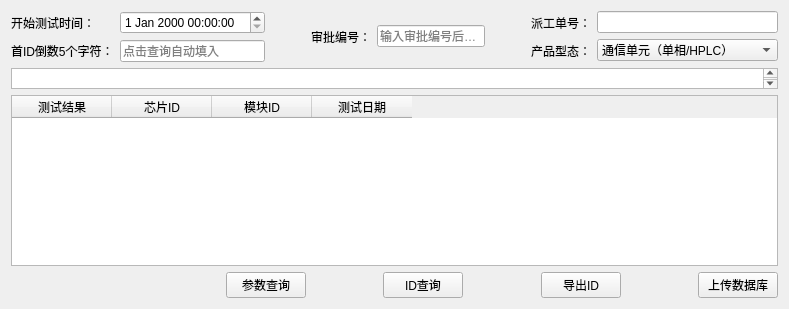
      <widget class="QWidget" name="tab_3">
       <attribute name="title">
        <string>3105 CCO对应关系导出</string>
       </attribute>
       <layout class="QVBoxLayout" name="verticalLayout_51">
        <item>
         <layout class="QHBoxLayout" name="horizontalLayout_44">
          <item>
           <layout class="QHBoxLayout" name="horizontalLayout_45">
            <item>
             <layout class="QVBoxLayout" name="verticalLayout_41">
              <item>
               <widget class="QLabel" name="lb_start_datetime_3105">
                <property name="text">
                 <string>开始测试时间：</string>
                </property>
               </widget>
              </item>
              <item>
               <widget class="QLabel" name="lb_id_3105">
                <property name="text">
                 <string>首ID倒数5个字符：</string>
                </property>
               </widget>
              </item>
             </layout>
            </item>
            <item>
             <layout class="QVBoxLayout" name="verticalLayout_42">
              <item>
               <widget class="QDateTimeEdit" name="value_start_datetime_3105">
                <property name="maximumDateTime">
                 <datetime>
                  <hour>23</hour>
                  <minute>59</minute>
                  <second>59</second>
                  <year>9999</year>
                  <month>12</month>
                  <day>31</day>
                 </datetime>
                </property>
               </widget>
              </item>
              <item>
               <widget class="QLineEdit" name="value_id_3105">
                <property name="text">
                 <string/>
                </property>
                <property name="placeholderText">
                 <string>点击查询自动填入</string>
                </property>
               </widget>
              </item>
             </layout>
            </item>
           </layout>
          </item>
          <item>
           <spacer name="horizontalSpacer_71">
            <property name="orientation">
             <enum>Qt::Horizontal</enum>
            </property>
            <property name="sizeHint" stdset="0">
             <size>
              <width>40</width>
              <height>20</height>
             </size>
            </property>
           </spacer>
          </item>
          <item>
           <widget class="QLabel" name="label_4">
            <property name="text">
             <string>审批编号：</string>
            </property>
           </widget>
          </item>
          <item>
           <widget class="QLineEdit" name="le_approval_no_3105">
            <property name="placeholderText">
             <string>输入审批编号后6位</string>
            </property>
           </widget>
          </item>
          <item>
           <spacer name="horizontalSpacer_72">
            <property name="orientation">
             <enum>Qt::Horizontal</enum>
            </property>
            <property name="sizeHint" stdset="0">
             <size>
              <width>40</width>
              <height>20</height>
             </size>
            </property>
           </spacer>
          </item>
          <item>
           <layout class="QHBoxLayout" name="horizontalLayout_46">
            <item>
             <layout class="QVBoxLayout" name="verticalLayout_43">
              <item>
               <widget class="QLabel" name="lb_oder_3105">
                <property name="text">
                 <string>派工单号：</string>
                </property>
               </widget>
              </item>
              <item>
               <widget class="QLabel" name="lb_prod_type_3105">
                <property name="text">
                 <string>产品型态：</string>
                </property>
               </widget>
              </item>
             </layout>
            </item>
            <item>
             <layout class="QVBoxLayout" name="verticalLayout_44">
              <item>
               <widget class="QLineEdit" name="value_order_3105">
                <property name="text">
                 <string/>
                </property>
               </widget>
              </item>
              <item>
               <widget class="QComboBox" name="cb_prod_type_3105">
                <item>
                 <property name="text">
                  <string>通信单元（单相/HPLC）</string>
                 </property>
                </item>
                <item>
                 <property name="text">
                  <string>通信单元（三相/HPLC）</string>
                 </property>
                </item>
                <item>
                 <property name="text">
                  <string>通信单元（集中器I型/HPLC）</string>
                 </property>
                </item>
                <item>
                 <property name="text">
                  <string>通信单元（I采/HPLC）</string>
                 </property>
                </item>
                <item>
                 <property name="text">
                  <string>II型采集器（HPLC）</string>
                 </property>
                </item>
               </widget>
              </item>
             </layout>
            </item>
           </layout>
          </item>
         </layout>
        </item>
        <item>
         <widget class="QTextBrowser" name="textBrowser_3105">
          <property name="enabled">
           <bool>true</bool>
          </property>
          <property name="sizePolicy">
           <sizepolicy hsizetype="Expanding" vsizetype="Ignored">
            <horstretch>0</horstretch>
            <verstretch>1</verstretch>
           </sizepolicy>
          </property>
         </widget>
        </item>
        <item>
         <widget class="QTableWidget" name="tableWidget_3105">
          <property name="sizePolicy">
           <sizepolicy hsizetype="Expanding" vsizetype="Expanding">
            <horstretch>0</horstretch>
            <verstretch>8</verstretch>
           </sizepolicy>
          </property>
          <column>
           <property name="text">
            <string>测试结果</string>
           </property>
          </column>
          <column>
           <property name="text">
            <string>芯片ID</string>
           </property>
          </column>
          <column>
           <property name="text">
            <string>模块ID</string>
           </property>
          </column>
          <column>
           <property name="text">
            <string>测试日期</string>
           </property>
          </column>
         </widget>
        </item>
        <item>
         <layout class="QHBoxLayout" name="horizontalLayout_47">
          <item>
           <spacer name="horizontalSpacer_73">
            <property name="orientation">
             <enum>Qt::Horizontal</enum>
            </property>
            <property name="sizeHint" stdset="0">
             <size>
              <width>40</width>
              <height>20</height>
             </size>
            </property>
           </spacer>
          </item>
          <item>
           <spacer name="horizontalSpacer_74">
            <property name="orientation">
             <enum>Qt::Horizontal</enum>
            </property>
            <property name="sizeHint" stdset="0">
             <size>
              <width>40</width>
              <height>20</height>
             </size>
            </property>
           </spacer>
          </item>
          <item>
           <spacer name="horizontalSpacer_75">
            <property name="orientation">
             <enum>Qt::Horizontal</enum>
            </property>
            <property name="sizeHint" stdset="0">
             <size>
              <width>40</width>
              <height>20</height>
             </size>
            </property>
           </spacer>
          </item>
          <item>
           <widget class="QPushButton" name="btn_cfg_query_3105">
            <property name="sizePolicy">
             <sizepolicy hsizetype="Expanding" vsizetype="Fixed">
              <horstretch>0</horstretch>
              <verstretch>0</verstretch>
             </sizepolicy>
            </property>
            <property name="text">
             <string>参数查询</string>
            </property>
           </widget>
          </item>
          <item>
           <spacer name="horizontalSpacer_76">
            <property name="orientation">
             <enum>Qt::Horizontal</enum>
            </property>
            <property name="sizeHint" stdset="0">
             <size>
              <width>40</width>
              <height>20</height>
             </size>
            </property>
           </spacer>
          </item>
          <item>
           <widget class="QPushButton" name="btn_id_query_3105">
            <property name="sizePolicy">
             <sizepolicy hsizetype="Expanding" vsizetype="Fixed">
              <horstretch>0</horstretch>
              <verstretch>0</verstretch>
             </sizepolicy>
            </property>
            <property name="text">
             <string>ID查询</string>
            </property>
           </widget>
          </item>
          <item>
           <spacer name="horizontalSpacer_77">
            <property name="orientation">
             <enum>Qt::Horizontal</enum>
            </property>
            <property name="sizeHint" stdset="0">
             <size>
              <width>40</width>
              <height>20</height>
             </size>
            </property>
           </spacer>
          </item>
          <item>
           <widget class="QPushButton" name="btn_export_id_3105">
            <property name="sizePolicy">
             <sizepolicy hsizetype="Expanding" vsizetype="Fixed">
              <horstretch>0</horstretch>
              <verstretch>0</verstretch>
             </sizepolicy>
            </property>
            <property name="text">
             <string>导出ID</string>
            </property>
           </widget>
          </item>
          <item>
           <spacer name="horizontalSpacer_78">
            <property name="orientation">
             <enum>Qt::Horizontal</enum>
            </property>
            <property name="sizeHint" stdset="0">
             <size>
              <width>40</width>
              <height>20</height>
             </size>
            </property>
           </spacer>
          </item>
          <item>
           <widget class="QPushButton" name="btn_upload_3105">
            <property name="sizePolicy">
             <sizepolicy hsizetype="Expanding" vsizetype="Fixed">
              <horstretch>0</horstretch>
              <verstretch>0</verstretch>
             </sizepolicy>
            </property>
            <property name="text">
             <string>上传数据库</string>
            </property>
           </widget>
          </item>
         </layout>
        </item>
       </layout>
      </widget>
